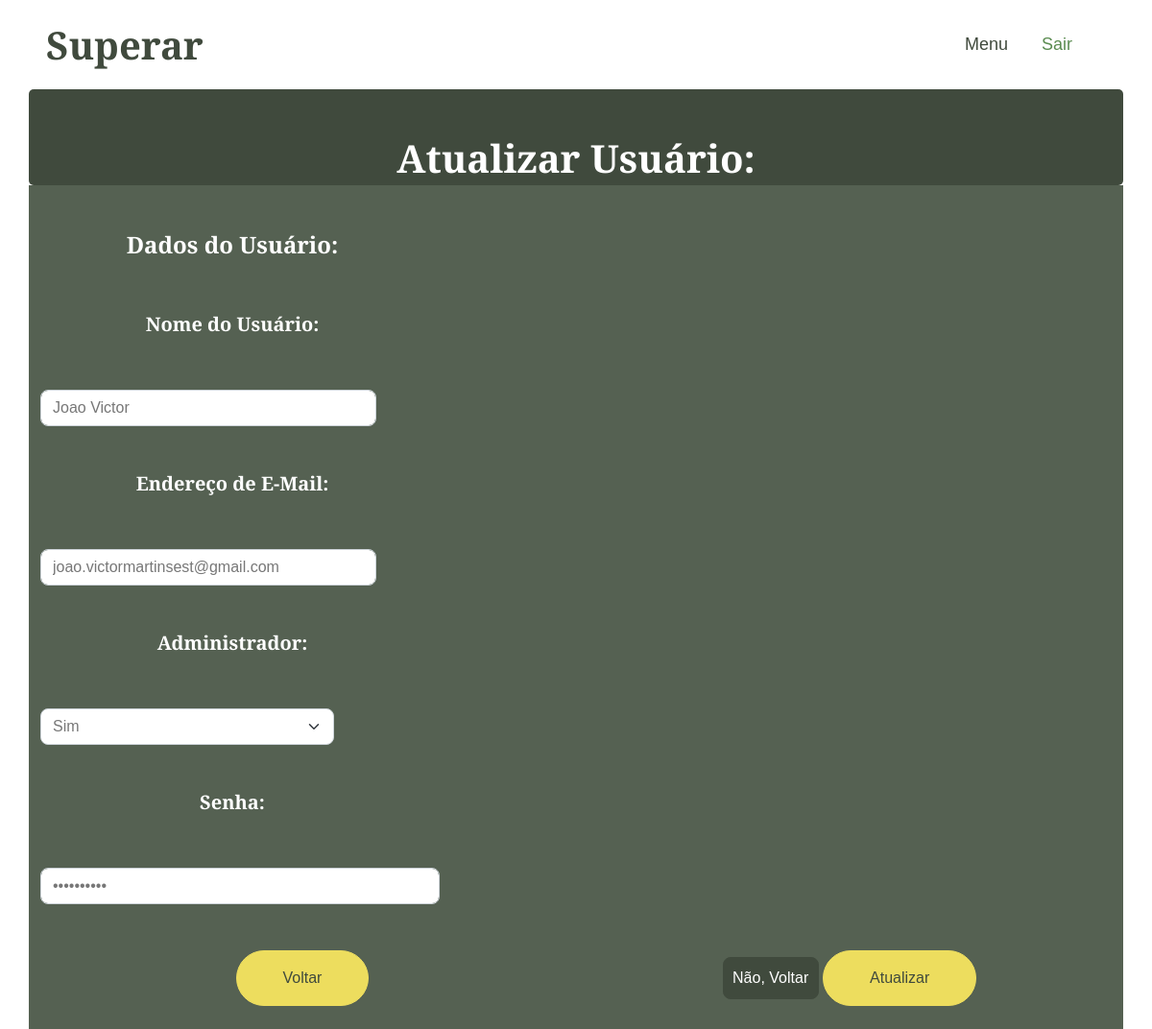
/usuupdate.php?updateid=15 (signed in), run on an earlier commit of the app's database.
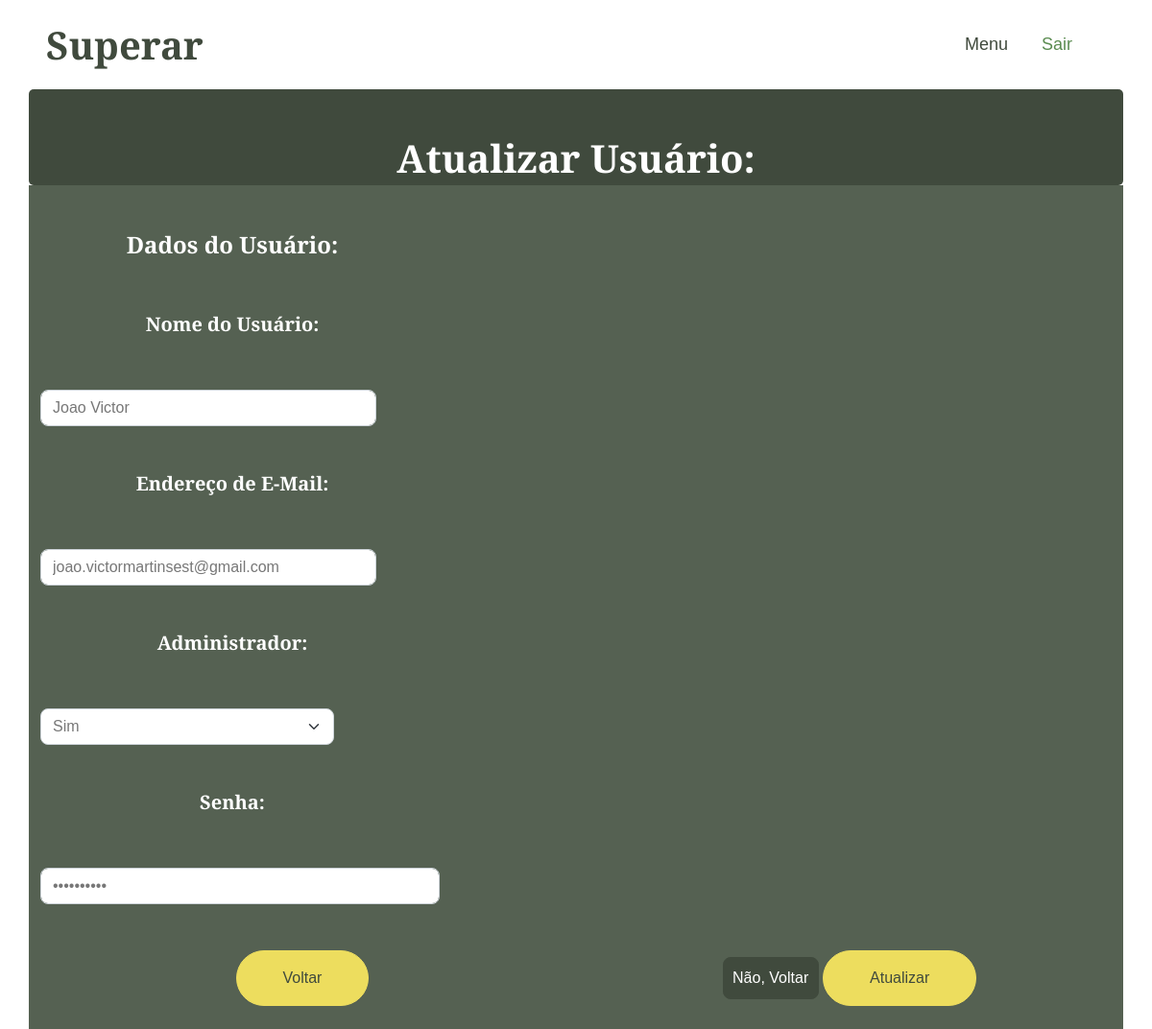
And on a later commit of the database.
### tables this page shows
CREATE TABLE usuario (
  id INT AUTO_INCREMENT PRIMARY KEY,
  nome VARCHAR(255) NOT NULL,
  email VARCHAR(255) NOT NULL UNIQUE,
  senha VARCHAR(255) NOT NULL,
  master ENUM('S','N') NOT NULL
);

### usuupdate.php (the view, shortened to what this page needs)
<?php
include('connect.php');
$id = $_GET['updateid'];
$sql = 'select * from usuario where id =' . $id;
$result = mysqli_query($con, $sql);
$row = mysqli_fetch_assoc($result);
$nome = $row['nome'];
$email = $row['email'];
$master = $row['master'];
$senha = $row['senha'];
?>
<!DOCTYPE html>
<html lang="pt-BR">
<head>
    <link href="https://cdnjs.cloudflare.com/ajax/libs/font-awesome/5.10.0/css/all.min.css" rel="stylesheet">
    <link href="https://cdn.jsdelivr.net/npm/bootstrap-icons@1.4.1/font/bootstrap-icons.css" rel="stylesheet">
    <link href="lib/animate/animate.min.css" rel="stylesheet">
    <link href="lib/owlcarousel/assets/owl.carousel.min.css" rel="stylesheet">
    <link href="lib/lightbox/css/lightbox.min.css" rel="stylesheet">
    <link href="css/bootstrap.min.css" rel="stylesheet">
    <link href="css/style.css" rel="stylesheet">
</head>
<body>
    <nav class="navbar navbar-expand-lg bg-white navbar-light sticky-top px-4 px-lg-5">
        <h1 class="m-0">Superar</h1>
        <div class="collapse navbar-collapse" id="navbarCollapse">
            <div class="navbar-nav ms-auto p-4 p-lg-0">
                <a href="menu.php" class="nav-item nav-link">Menu</a>
                <a href="logout.php" class="nav-item nav-link active">Sair</a>
            </div>
        </div>
    </nav>
    <div class="text-center mx-auto wow fadeInUp" data-wow-delay="0.1s">
        <div class="container" style="background-color: #404A3D; width: 2000px; height: 100px; border-radius: 5px;">
            <div class="container text-center py-5" style="height: 100px; color: black;">
                <h2 style="color: rgb(255, 255, 255); font-size: 2.5rem;">Atualizar Usuário:</h2>
            </div>
        </div>
        <div class="container" style="background-color: #556152;">
            <form method="post" >
                <div class="row" style="background-color: #556152;">
                    <div class="col-12"> <br><br>
                        <div class="form-floating" style="width: 400px;">
                            <h4 style="color: white;">Dados do Usuário:</h4>
                        </div>
                    </div>
                    <div class="col"> <br><br>
                        <div class="form-floating" style="width: 400px;">
                            <h5 style="color: white;">Nome do Usuário:</h5>
                        </div>
                    </div>
                    <div class="col" style="margin-right: 520px;"> <br><br>
                        <input type="text" class="form-control" name="nome" id="nome" value="<?php echo $nome; ?>" required style="width: 350px;">
                    </div>
                    <div class="col"> <br><br>
                        <div class="form-floating" style="width: 400px;">
                            <h5 style="color: white;">Endereço de E-Mail:</h5>
                        </div>
                    </div>
                    <div class="col" style="margin-right: 520px;"> <br><br>
                        <input type="email" class="form-control" name="email" id="email" value="<?php echo $email; ?>" required style="width: 350px;">
                    </div>
                    <div class="col"> <br><br>
                        <div class="form-floating" style="width: 400px;">
                            <h5 style="color: white;">Administrador:</h5>
                        </div>
                    </div>
                    <div class="col" style="margin-right: 810px;"> <br><br>
                        <select name="master" id="admin" class="form-select" required>
                        <option value="S" <?php if($master=='S') {echo 'selected';}  ?>>Sim</option>
                        </select>
                    </div>
                    <div class="col"> <br><br>
                        <div class="form-floating" style="width: 400px;">
                            <h5 style="color: white;">Senha:</h5>
                        </div>
                    </div>
                    <div class="col" style="margin-right: 700px;"> <br><br>
                        <input type="password" class="form-control" name="senha" id="senha" value="<?php echo $senha?>">
                    </div>
                </div>
                <br><br>
                <div class="row" style="background-color: #556152;">
                    <div class="col">
                        <button class="btn btn-secondary rounded-pill py-3 px-5" type="button" onclick="window.location.href='menu.php'"> Voltar</button>
                    </div>
                    <div class="col">
                    <?php
                        echo
                            "<a href='ususelect.php?selectid={$row['id']}' style='color:white;'>
                            <button type='button' style='padding: 9px; width: 100px;'
                            class='btn btn-dark'>Não, Voltar</button></a>";
                        ?>
                        <button class="btn btn-secondary rounded-pill py-3 px-5" type="submit" name="submit">Atualizar</button>
                    </div>
                </div>
                <br>
            </form>
        </div>
    </div>
</body>
</html>

What changed in the data, as far as the page shows it:
changed usuario "Joao Victor": master (not shown) → "Sim"
Also different on the page:
form field master: "Sim" → (not shown)
